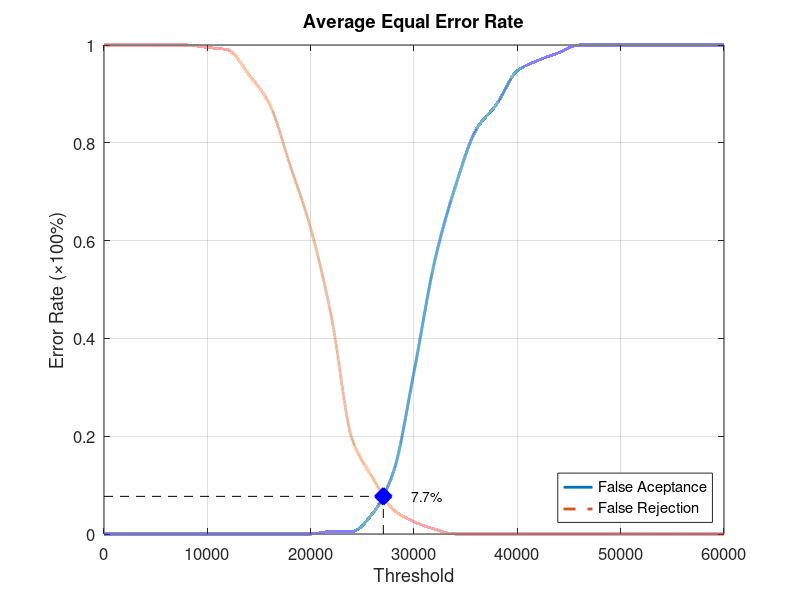
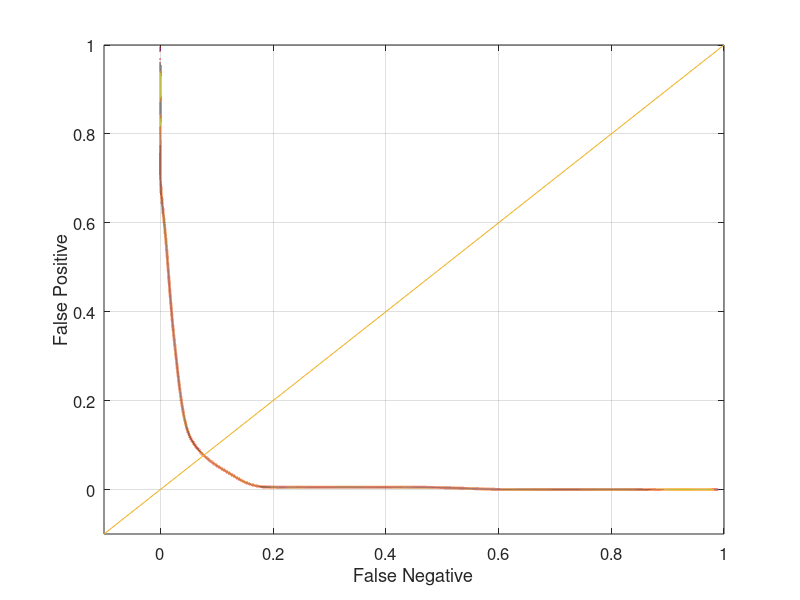

Reproduce these figures in MATLAB, in order.
function yEER = Database4_2
close all;
clear;
clc;
x = 0:2000:60000;
xq = 0:0.5:60000;

y0 = [0 0 0 0 0 0 0 0 0 0 0 0.00526316 0.00526316 0.0421053 0.126316 0.331579 0.557895 0.710526 0.826316 0.878947 0.947368 0.968421 0.984211 1 1 1 1 1 1 1 1];
yy0 = interp1(x, y0, xq, 'pchip');
y1 = [1 1 1 1 1 0.995 0.99 0.94 0.88 0.755 0.625 0.445 0.195 0.115 0.05 0.025 0.01 0 0 0 0 0 0 0 0 0 0 0 0 0 0];
yy1 = interp1(x, y1, xq, 'pchip');

% Calculating EER: 
y2 = abs(y0 - y1);
find(y2 == min(y2))
yy2 = abs(yy0 - yy1);
xEER = find(yy2 == min(yy2));
xEERIndex = xq(xEER) % X-axis EER
yEER = yy0(xEER) % Y-axis EER

main = figure
plot(xq, yy0,'-','LineWidth', 2);	hold on
plot(xq, yy1,'--','LineWidth', 2);	hold on
plot([xEERIndex xEERIndex], [0 yEER], 'k--');	hold on
plot([0 xEERIndex], [yEER yEER], 'k--');	hold on
plot(xEERIndex, yEER, 'bx', 'LineWidth', 10);	hold on
text(xEERIndex + 10 * xEERIndex / 100, yEER, [num2str(round((10000 * yEER)) / 100) '%'])
legend('False Aceptance', 'False Rejection', 'Location', 'SouthEast')
xlabel('Threshold')
ylabel('Error Rate (\times100%)')
title('Average Equal Error Rate')
set(gca, 'FontSize', 12)
axis([0 60000 0 1])
grid on

print(main, 'Database4_2Main', '-dpng');
FNRxFPR = figure('Color', [1 1 1]);
plot(yy1, yy0, '-', yy1, yy0, 'LineWidth', 2);
hold on
y = -0.1:0.1:1
plot(y, y); 
set(gca, 'FontSize', 12)
xlabel('False Negative')
ylabel('False Positive')
axis([-0.1 1 -0.1 1])
set(gca, 'FontSize', 12)
grid on

print(FNRxFPR, 'Database4_2FNRxFPR','-dpng');
end
